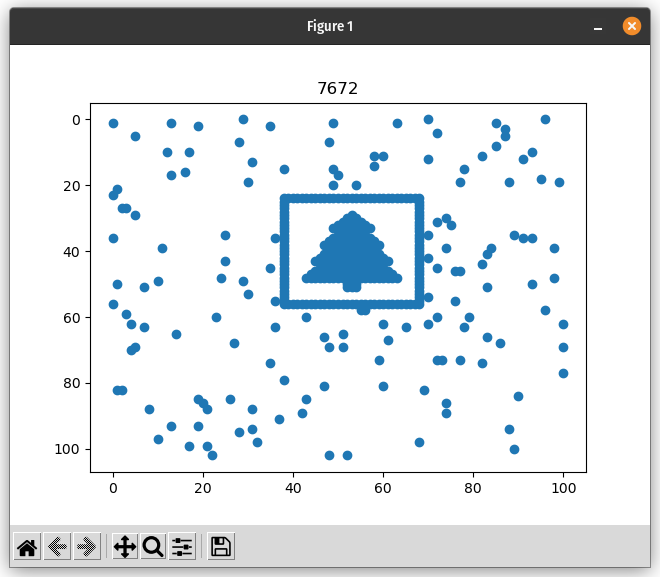

Here is the Python script that generated this plot:
#!/usr/bin/env python3

from parse import parse
import matplotlib.pyplot as plt

class Robot:
    def __init__(self, x, y, vx, vy, w, h):
        self.x = x
        self.y = y
        self.vx = vx
        self.vy = vy
        self.w = w
        self.h = h

    def move(self):
        self.x = (self.x + self.vx) % self.w
        self.y = (self.y + self.vy) % self.h

    def quart(self):
        splitX = self.w // 2
        splitY = self.h // 2
        if self.x < splitX and self.y < splitY: return 1
        if self.x > splitX and self.y < splitY: return 2
        if self.x < splitX and self.y > splitY: return 3
        if self.x > splitX and self.y > splitY: return 4
        return 0

def calculate(filename, part = 1):

    robots = []
    if part == 0:
        w, h = 11, 7
    else:
        w, h = 101, 103

    with open(filename, "r") as file:
        while line := file.readline():
            (x, y, vx, vy) = parse("p={:d},{:d} v={:d},{:d}\n", line)
            robots += [Robot(x, y, vx, vy, w, h)]

    if part != 2:
        for i in range(100):
            for robot in robots:
                robot.move()

        q1 = len([robot.quart() for robot in robots if robot.quart() == 1])
        q2 = len([robot.quart() for robot in robots if robot.quart() == 2])
        q3 = len([robot.quart() for robot in robots if robot.quart() == 3])
        q4 = len([robot.quart() for robot in robots if robot.quart() == 4])
    
        return q1 * q2 * q3 * q4

    else:
        i = 0
        while True:
            i +=1
            points = set()
            for robot in robots:
                robot.move()
                points.add((robot.x, robot.y))

            # idea is that there will be number of points in middle of width that represent trunk of tree
            trunk = len([point for point in points if point[0] == w // 2])
            if trunk > 18:
                print("Seconds from start:", i)
                plt.title(i)
                graph = plt.scatter(*zip(*points))
                axes = graph.axes
                axes.invert_yaxis()
                #display the graph, wait for user to close the window
                plt.show()
                # there will be many false positives, but eventually the Christmas tree will be visible

assert calculate("day14.test", part = 0) == 12
a = calculate("day14.txt")
print("Part 1:", a)

a = calculate("day14.txt", part = 2)
